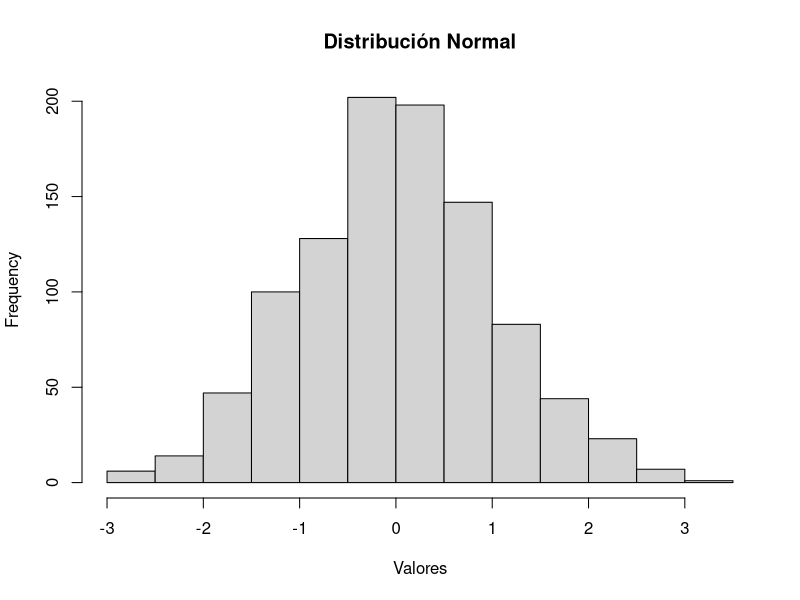
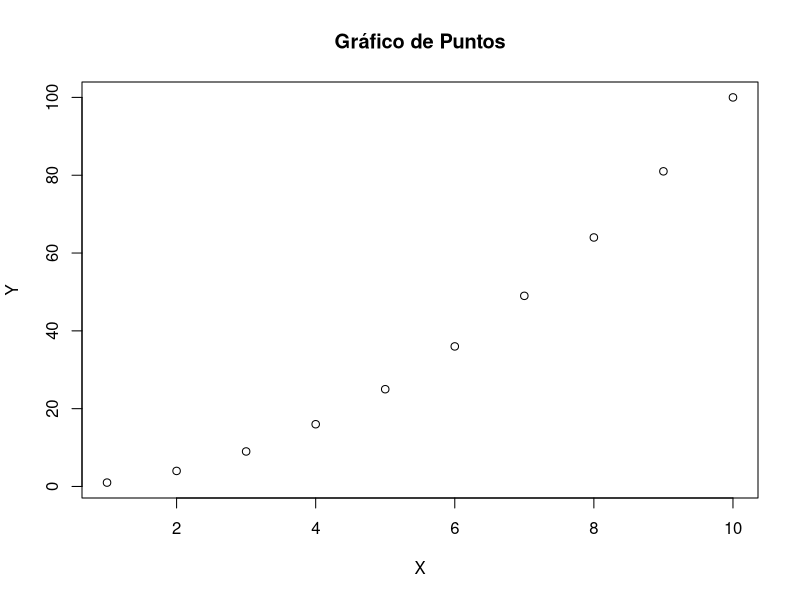
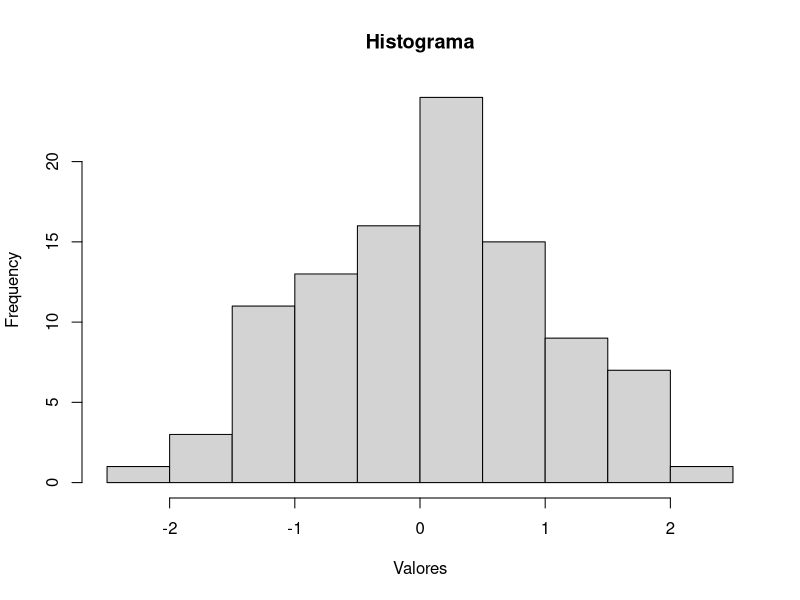
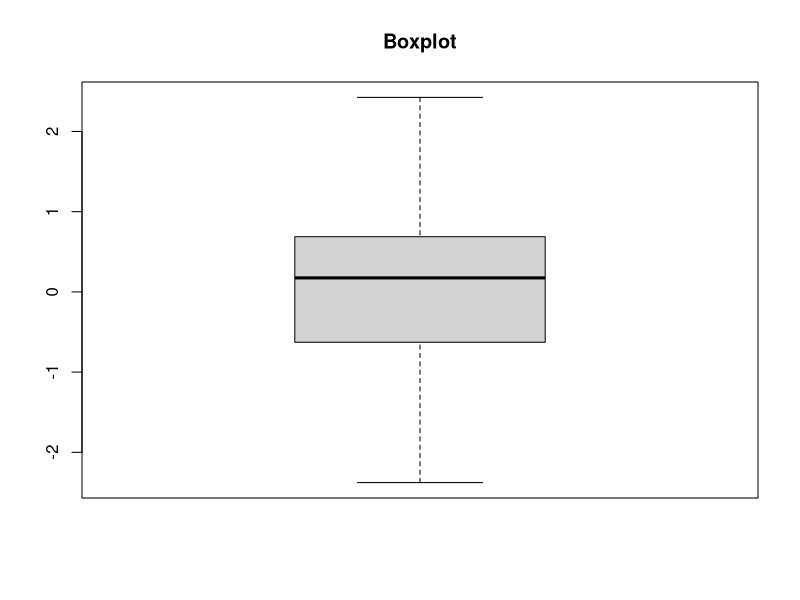
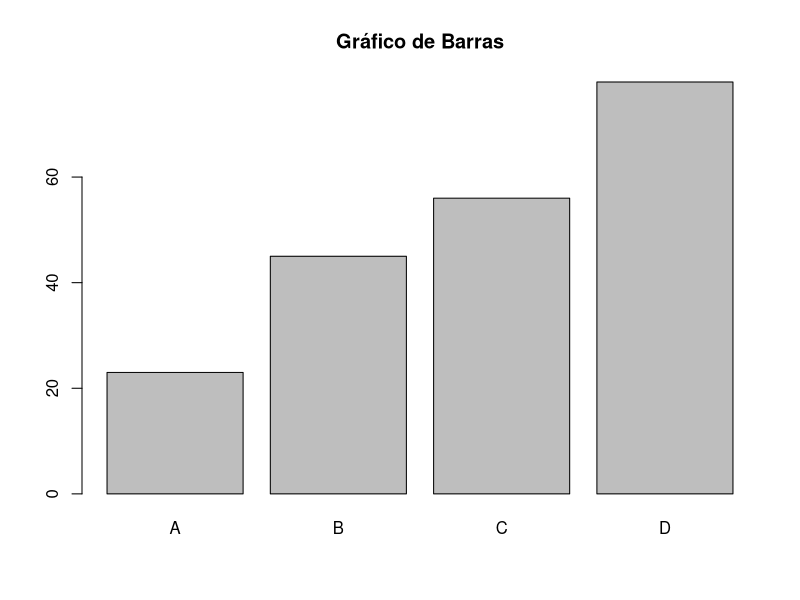
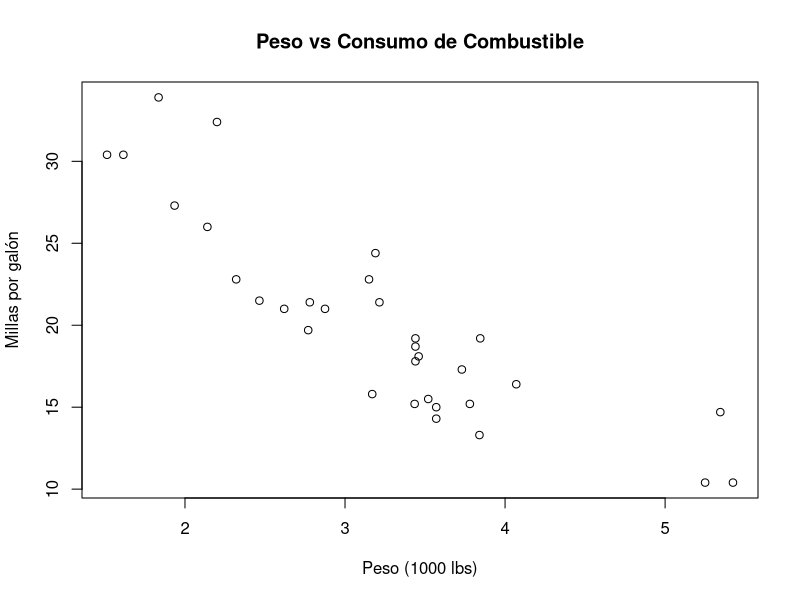

The R source for these figures, in order:
## ---- chunk 1
knitr::opts_chunk$set(echo = TRUE, warning = FALSE, message = FALSE)
## ---- chunk 2
# Operaciones básicas
suma <- 3 + 5      # Suma
print(suma)

3 - 2              # Resta
3 / 2              # División
3 * 2              # Multiplicación
3^2                # Potencia (forma 1)
3**2               # Potencia (forma 2)
9 %% 4             # Operador módulo (resto de la división)
## ---- chunk 3
# Sin paréntesis: primero multiplicación, luego suma
3 + 2 * 5

# Con paréntesis: primero suma, luego multiplicación
(3 + 2) * 5

# Ejemplo con potencias
2 / 8**2
## ---- chunk 4
# Diferentes tipos de variables
a <- 10                    # Variable numérica
A <- "2"                   # Variable de caracteres (string)
b <- TRUE                  # Variable lógica (booleana)
c <- Sys.Date()            # Variable de fecha

# Ver todas las variables en memoria
ls()
## ---- chunk 5
# Investigar la estructura de nuestras variables
str(a)      # Estructura de variable numérica
str(A)      # Estructura de variable character
str(b)      # Estructura de variable lógica
str(c)      # Estructura de variable Date

# También podemos usar class() para ver el tipo
class(a)
class(A)
class(b)
class(c)
## ---- chunk 6
# Crear vectores con la función c()
vector_numerico <- c(1, 2, 3, 4)
print(vector_numerico)

# Concatenar vectores existentes
nuevo_vector <- c(vector_numerico, 7, 8, 9)
print(nuevo_vector)

# Otra forma de concatenar
a <- c(1, 2, 6)
b <- c(4, 5)
c <- c(a, b)
print(c)
## ---- chunk 7
# Operaciones con un escalar
a <- c(1, 2, 3, 4)
a + 3    # Suma 3 a cada elemento
a^2      # Eleva cada elemento al cuadrado

# Operaciones entre vectores del mismo tamaño
vector1 <- 1:3           # Equivale a c(1, 2, 3)
vector2 <- c(4, 5, 6)
vector1 + vector2        # Suma elemento por elemento
vector1 * vector2        # Multiplicación elemento por elemento
## ---- chunk 8
# ¿Qué pasa con vectores de diferente longitud?
a <- c(1:4)              # c(1, 2, 3, 4)
b <- c(1, -1)            # Vector de 2 elementos

# R recicla el vector más corto
resultado <- a * b
print(resultado)

# Cuando no son múltiplos, R da una advertencia
b <- c(1, -1, 0)         # 3 elementos
a * b                    # 4 no es múltiplo de 3
## ---- chunk 9
# Comparar vectores elemento por elemento
a <- c(1, 2, 3, 4)
b <- c(1, 2, 4, 3)
a == b

# Crear vectores con caracteres
saludo <- c("hola", "mundo")
print(saludo)

# La función seq() para crear secuencias
seq(from = 1, to = 7, by = 2)    # De 1 a 7, de 2 en 2
seq(1, 10, by = 3)               # De 1 a 10, de 3 en 3

# Formas equivalentes de crear secuencias
secuencia1 <- seq(1, 4)          # seq con incremento de 1
secuencia2 <- c(1, 2, 3, 4)      # vector manual
secuencia3 <- 1:4                # notación de rango

identical(secuencia1, secuencia3)
## ---- chunk 10
vector_ejemplo <- c(1:5)

length(vector_ejemplo)    # Longitud del vector
sum(vector_ejemplo)       # Suma de todos los elementos
mean(vector_ejemplo)      # Media aritmética
median(vector_ejemplo)    # Mediana
sd(vector_ejemplo)        # Desviación estándar
## ---- chunk 11
# Crear un vector de ejemplo
mi_vector <- c(3, 28, 1, 15, 7)

# Acceder a un elemento por su posición
segundo_elemento <- mi_vector[2]
print(segundo_elemento)

# Operaciones con elementos específicos
resultado <- mi_vector[2] * 8
print(resultado)

# Modificar elementos
mi_vector[2] <- 99
print(mi_vector)

# Acceder a múltiples elementos
mi_vector[c(1, 3)] <- 999
print(mi_vector)
## ---- chunk 12
# Crear una matriz de ceros
matriz_ceros <- matrix(data = 0, nrow = 5, ncol = 4)
print(matriz_ceros)

# Crear una matriz con datos
matriz_datos <- matrix(data = 20:1, nrow = 5, ncol = 4)
print(matriz_datos)
## ---- chunk 13
# Asignar nombres a columnas y filas
colnames(matriz_datos) <- c("C1", "C2", "C3", "C4")
rownames(matriz_datos) <- c("F1", "F2", "F3", "F4", "F5")
print(matriz_datos)
## ---- chunk 14
# Acceder a un elemento específico [fila, columna]
elemento <- matriz_datos[1, 2]
print(paste("Elemento en fila 1, columna 2:", elemento))

# Acceder a columnas completas
segunda_columna <- matriz_datos[, 2]
print("Segunda columna:")
print(segunda_columna)

# Acceder a filas completas
primera_fila <- matriz_datos[1, ]
print("Primera fila:")
print(primera_fila)

# Modificar elementos
matriz_datos[1, 2] <- matriz_datos[1, 2] * 3
matriz_datos[, 2] <- c(0, 0, 0, 0, 9)

# Modificar múltiples elementos
matriz_datos[c(1, 3), c(2, 4)] <- 999
print(matriz_datos)
## ---- chunk 15
# Crear data frame a partir de vectores
numeros <- c(1, 2, 3, 4, 5)
letras <- c("A", "B", "C", "D", "E")
df <- data.frame(numeros = numeros, letras = letras)

# O de forma directa
df <- data.frame(
  numeros = c(1, 2, 3, 4, 5),
  letras = c("A", "B", "C", "D", "E")
)

print(df)
## ---- chunk 16
# Dimensiones del data frame
nrow(df)        # Número de filas
ncol(df)        # Número de columnas
dim(df)         # Dimensiones (filas, columnas)

# Nombres
colnames(df)    # Nombres de columnas
rownames(df)    # Nombres de filas
names(df)       # Nombres de columnas (alternativo)

# Resumen estadístico
summary(df)
## ---- chunk 17
# Agregar columna desde un vector existente
meses <- c("Enero", "Febrero", "Marzo", "Abril", "Mayo")
df$Meses <- meses

# Agregar columna directamente
df$meses_cortos <- c("Ene", "Feb", "Mar", "Abr", "May")

# Crear columna a partir de operaciones
df$division <- df$numeros / 3

print(df)
## ---- chunk 18
# Usar cbind() para unir por columnas
nuevos_valores <- c(100, 200, 300, 400, 500)
df_expandido <- cbind(df, cientos = nuevos_valores)

# Agregar más columnas
df_expandido$años <- 2000:2004

print(df_expandido)
## ---- chunk 19
# Crear una lista con diferentes tipos de datos
mi_lista <- list(1, "texto", Sys.Date(), TRUE)
str(mi_lista)

# Acceder a elementos de la lista
mi_lista[1]     # Devuelve una lista con el primer elemento
mi_lista[[1]]   # Devuelve el valor del primer elemento

# Longitud de la lista
length(mi_lista)

# Agregar elementos
mi_lista <- c(mi_lista, "nuevo_elemento")

# Lista con vectores
lista_compleja <- list(
  numeros = c(1, 2, 3),
  texto = "hola",
  fecha = Sys.Date(),
  logico = TRUE
)

# Acceder a elemento específico de un vector dentro de la lista
lista_compleja$numeros[2]    # Segundo elemento del vector 'numeros'
lista_compleja[[1]][2]       # Forma alternativa
## ---- chunk 20
# Convertir string a fecha
fecha_texto <- "2020-04-09"
str(fecha_texto)

fecha_date <- as.Date(fecha_texto)
str(fecha_date)

# Conversiones numéricas
numero_texto <- "123"
numero_numerico <- as.numeric(numero_texto)
print(class(numero_numerico))

# Conversión que genera NA
texto_no_numerico <- "abc"
resultado_na <- as.numeric(texto_no_numerico)
print(resultado_na)
## ---- chunk 21
# Usar el dataset integrado airquality
datos <- airquality
head(datos)     # Ver primeras 6 filas
str(datos)      # Estructura del data frame

# Convertir a matriz (solo funciona si todos los datos son numéricos)
matriz_datos <- as.matrix(datos)
matriz_datos[1:6, ]   # Ver primeras 6 filas
str(matriz_datos)

# Si agregamos una columna de texto, todo se convierte a character
datos$categoria <- "A"
head(datos)

matriz_mixta <- as.matrix(datos)
str(matriz_mixta)     # Ahora todo es character
## ---- chunk 22
# Generar números aleatorios
set.seed(123)  # Para reproducibilidad

# 10 números de distribución normal
normales <- rnorm(10, mean = 0, sd = 1)
print(normales)

# 10 números uniformes entre 0 y 1
uniformes <- runif(10, min = 0, max = 1)
print(uniformes)

# Histograma de números normales
hist(rnorm(1000), main = "Distribución Normal", xlab = "Valores")
## ---- chunk 23
# Datos de ejemplo
x <- 1:10
y <- x^2

# Gráfico de puntos
plot(x, y, main = "Gráfico de Puntos", xlab = "X", ylab = "Y")

# Histograma
datos_hist <- rnorm(100)
hist(datos_hist, main = "Histograma", xlab = "Valores")

# Boxplot
boxplot(datos_hist, main = "Boxplot")

# Gráfico de barras
categorias <- c("A", "B", "C", "D")
valores <- c(23, 45, 56, 78)
barplot(valores, names.arg = categorias, main = "Gráfico de Barras")
## ---- chunk 24
# Cargar el dataset
data(mtcars)

# Explorar
dim(mtcars)
summary(mtcars)

# Gráfico de dispersión
plot(mtcars$wt, mtcars$mpg, 
     main = "Peso vs Consumo de Combustible",
     xlab = "Peso (1000 lbs)", 
     ylab = "Millas por galón")
